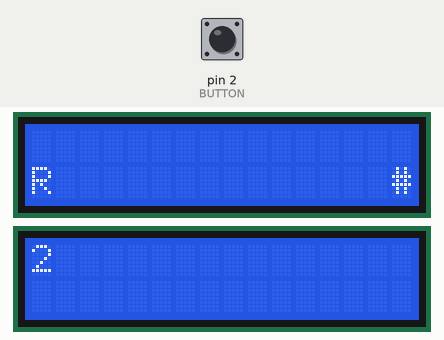
A sketch run on a simulated Arduino Uno, built with avr-gcc and run on an emulated ATmega328P. Shown: 2 × 16×2 character LCD. The inputs (shaded band) are chosen by the test bench; at power-on: pin 2 (BUTTON) LOW. At 8.8 s the program stops and its outputs stay as they are.

Above: at 1.3 s.
1.4 s: pin 2 (BUTTON) pulled HIGH for 0.6 s
At 2.5 s:
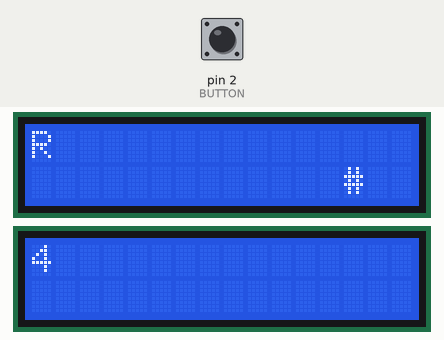
At 9.8 s:
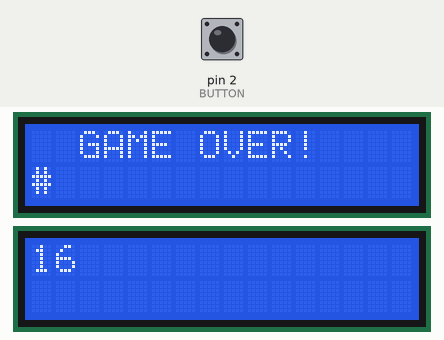
Timing chart, 0 to 10.3 s (numbered marks = the images above; inputs shaded):
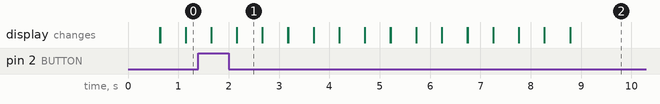

Measured:
- what the display in image 1 shows lasts 0.5 s, from 2.2 s to 2.7 s

The sketch:

2024_02_07-chrome_dino.ino
```cpp
#include <Adafruit_LiquidCrystal.h>

Adafruit_LiquidCrystal lcd_1(1);
Adafruit_LiquidCrystal lcd_2(0);

const int BUTTON = 2;

int dino = 0;
int score = 0;

int kaktus = 17;

int fpc = 500;

void setup() {
  lcd_1.begin(16,2);
  lcd_2.begin(16,2);
  pinMode(BUTTON,INPUT);
  //lcd_1.clear();
}

void loop() {
  int button = digitalRead(BUTTON);
  if (button==1 && dino==0) {
    dino++;
  }

  lcd_2.setCursor(0,0);
  lcd_2.print(score);
  score++;
  delay(fpc);

  lcd_1.clear();
  if (dino==0 || dino>2) {
    dino = 0;
    lcd_1.setCursor(0,1);
    lcd_1.print("R");
  }
  else {
    lcd_1.setCursor(0,0);
    lcd_1.print("R");
    dino++;
  }

  kaktus--;
  if (kaktus<0) {
    kaktus = 17;
    fpc = fpc*0.5;
  }
  lcd_1.setCursor(kaktus,1);
  lcd_1.print("#");

  if (kaktus==0 && dino==0) {
    lcd_1.setCursor(2,0);
    lcd_1.print("GAME OVER!");
    while(1);
  }
}
```
